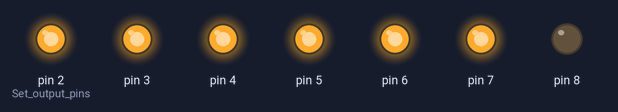
Recording of a sketch running on a simulated Arduino Uno, built with avr-gcc and run on an emulated ATmega328P. Shown: output pins drawn as LEDs (lit = HIGH).

Above: at 0.05 s.
At 0.45 s:
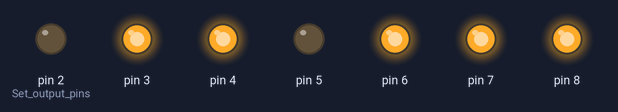
At 1.05 s:
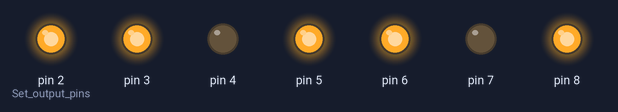
At 2.25 s:
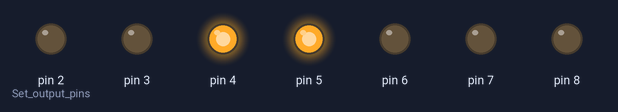
At 3.45 s:
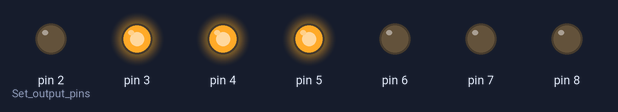
At 4.55 s:
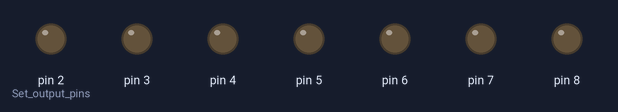
Timing chart, 0 to 4.8 s (numbered marks = the images above):
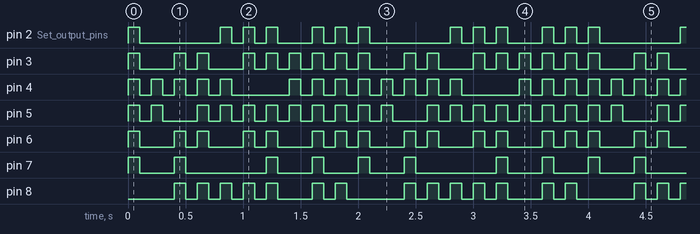

Measured:
- by itself, pin 3: repeats every 2.0 s: LOW 0.30 s, HIGH 0.10 s, LOW 0.10 s, HIGH 0.10 s, LOW 0.30 s, 5 × (HIGH 0.10 s, LOW 0.10 s), HIGH 0.10 s
- by itself, pin 4: repeats every 2.0 s: 4 × (LOW 0.10 s, HIGH 0.10 s), LOW 0.50 s, 3 × (HIGH 0.10 s, LOW 0.10 s), HIGH 0.10 s
- by itself, pin 5: repeats every 2.0 s: LOW 0.10 s, HIGH 0.10 s, LOW 0.30 s, 7 × (HIGH 0.10 s, LOW 0.10 s), HIGH 0.10 s
- by itself, pin 7: repeats every 2.0 s: LOW 0.30 s, HIGH 0.10 s, LOW 0.70 s, 2 × (HIGH 0.10 s, LOW 0.30 s), HIGH 0.10 s
- by itself, pin 8: repeats every 2.0 s: 4 × (LOW 0.10 s, HIGH 0.10 s), LOW 0.30 s, HIGH 0.10 s, LOW 0.10 s, HIGH 0.10 s, LOW 0.50 s, HIGH 0.10 s
- by itself, pin 2 (Set_output_pins): repeats every 2.0 s: LOW 0.70 s, 2 × (HIGH 0.10 s, LOW 0.10 s), HIGH 0.10 s, LOW 0.30 s, 2 × (HIGH 0.10 s, LOW 0.10 s), HIGH 0.10 s
- by itself, pin 6: repeats every 2.0 s: LOW 0.30 s, HIGH 0.10 s, LOW 0.10 s, HIGH 0.10 s, LOW 0.30 s, HIGH 0.10 s, LOW 0.10 s, HIGH 0.10 s, LOW 0.30 s, 2 × (HIGH 0.10 s, LOW 0.10 s), HIGH 0.10 s

The sketch:

lab1_2.ino
```cpp
void setup() {
  pinMode(2, OUTPUT);              //Set output pins
  pinMode(3, OUTPUT);
  pinMode(4, OUTPUT);
  pinMode(5, OUTPUT);
  pinMode(6, OUTPUT);
  pinMode(7, OUTPUT);
  pinMode(8, OUTPUT);
}

void loop() {

//0                               //Writers number 0 on display
      digitalWrite(2, HIGH);
      digitalWrite(3, HIGH);
      digitalWrite(4, HIGH);
      digitalWrite(5, HIGH);
      digitalWrite(6, HIGH);
      digitalWrite(7, HIGH);
      delay(100);                  //Delay for how long number is shown
  //reset                          //Turns display off
      digitalWrite(2, LOW);
      digitalWrite(3, LOW);
      digitalWrite(4, LOW);
      digitalWrite(5, LOW);
      digitalWrite(6, LOW);
      digitalWrite(7, LOW);
      delay(100);

//1                               //Writers number 1 on display
      digitalWrite(4, HIGH);
      digitalWrite(5, HIGH);
      delay(100);                  //Delay for how long number is shown
  //reset                          //Turns display off
      digitalWrite(4, LOW);
      digitalWrite(5, LOW);
      delay(100);

//2                               //Writers number 2 on display
      digitalWrite(4, HIGH);
      digitalWrite(3, HIGH);
      digitalWrite(8, HIGH);
      digitalWrite(7, HIGH);
      digitalWrite(6, HIGH);
      digitalWrite(9, HIGH);
      delay(100);                  //Delay for how long number is shown
  //reset                          //Turns display off
      digitalWrite(4, LOW);
      digitalWrite(3, LOW);
      digitalWrite(8, LOW);
      digitalWrite(7, LOW);
      digitalWrite(6, LOW);
      digitalWrite(9, LOW);
      delay(100);

//3                               //Writers number 3 on display
      digitalWrite(3, HIGH);
      digitalWrite(6, HIGH);
      digitalWrite(4, HIGH);
      digitalWrite(5, HIGH);
      digitalWrite(9, HIGH);
      digitalWrite(8, HIGH);
      delay(100);                  //Delay for how long number is shown
  //reset                          //Turns display off
      digitalWrite(3, LOW);
      digitalWrite(6, LOW);
      digitalWrite(4, LOW);
      digitalWrite(5, LOW);
      digitalWrite(9, LOW);
      digitalWrite(8, LOW);
      delay(100);

//4                               //Writers number 4 on display
      digitalWrite(2, HIGH);
      digitalWrite(4, HIGH);
      digitalWrite(5, HIGH);
      digitalWrite(8, HIGH);
      digitalWrite(5, HIGH);
      digitalWrite(9, HIGH);
      delay(100);                  //Delay for how long number is shown
  //reset                          //Turns display off
      digitalWrite(2, LOW);
      digitalWrite(4, LOW);
      digitalWrite(5, LOW);
      digitalWrite(8, LOW);
      digitalWrite(5, LOW);
      digitalWrite(9, LOW);
      delay(100);

//5                               //Writers number 5 on display
      digitalWrite(2, HIGH);
      digitalWrite(3, HIGH);
      digitalWrite(8, HIGH);
      digitalWrite(5, HIGH);
      digitalWrite(6, HIGH);
      digitalWrite(9, HIGH);
      delay(100);                  //Delay for how long number is shown
  //reset                          //Turns display off
      digitalWrite(2, LOW);
      digitalWrite(3, LOW);
      digitalWrite(8, LOW);
      digitalWrite(5, LOW);
      digitalWrite(6, LOW);
      digitalWrite(9, LOW);
      delay(100);

//6                               //Writers number 6 on display
      digitalWrite(2, HIGH);
      digitalWrite(3, HIGH);
      digitalWrite(5, HIGH);
      digitalWrite(6, HIGH);
      digitalWrite(7, HIGH);
      digitalWrite(9, HIGH);
      digitalWrite(8, HIGH);
      delay(100);                  //Delay for how long number is shown
  //reset                          //Turns display off
      digitalWrite(2, LOW);
      digitalWrite(3, LOW);
      digitalWrite(5, LOW);
      digitalWrite(6, LOW);
      digitalWrite(7, LOW);
      digitalWrite(9, LOW);
      digitalWrite(8, LOW);
      delay(100);

 //7                               //Writers number 7 on display
      digitalWrite(3, HIGH);
      digitalWrite(4, HIGH);
      digitalWrite(5, HIGH);
      digitalWrite(9, HIGH);
      delay(100);                  //Delay for how long number is shown
  //reset                          //Turns display off
      digitalWrite(3, LOW);
      digitalWrite(4, LOW);
      digitalWrite(5, LOW);
      digitalWrite(9, LOW);
      delay(100);

//8                               //Writers number 8 on display
      digitalWrite(2, HIGH);
      digitalWrite(3, HIGH);
      digitalWrite(4, HIGH);
      digitalWrite(5, HIGH);
      digitalWrite(6, HIGH);
      digitalWrite(7, HIGH);
      digitalWrite(8, HIGH);
      digitalWrite(9, HIGH);
      delay(100);                  //Delay for how long number is shown
  //reset                          //Turns display off
      digitalWrite(2, LOW);
      digitalWrite(3, LOW);
      digitalWrite(4, LOW);
      digitalWrite(5, LOW);
      digitalWrite(6, LOW);
      digitalWrite(7, LOW);
      digitalWrite(8, LOW);
      digitalWrite(9, LOW);
      delay(100);

//9                               //Writers number 9 on display
      digitalWrite(2, HIGH);
      digitalWrite(3, HIGH);
      digitalWrite(4, HIGH);
      digitalWrite(5, HIGH);
      digitalWrite(6, HIGH);
      digitalWrite(8, HIGH);
      digitalWrite(9, HIGH);
      delay(100);                  //Delay for how long number is shown
  //reset                          //Turns display off
      digitalWrite(2, LOW);
      digitalWrite(3, LOW);
      digitalWrite(4, LOW);
      digitalWrite(5, LOW);
      digitalWrite(6, LOW);
      digitalWrite(8, LOW);
      digitalWrite(9, LOW);
      delay(100);
}
```
